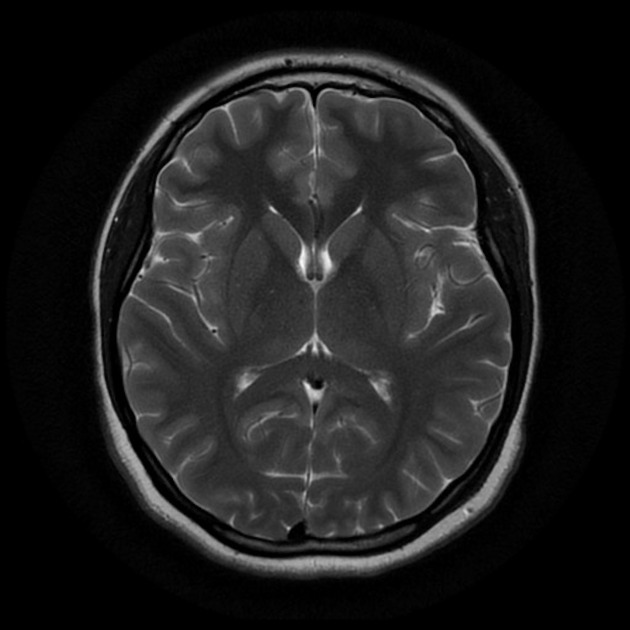
#> input picture dataset/normal/normal_1.jpeg, 630 x 630 px, found by its file name; its folder holds only this picture in this run
$ jupyter execute --allow-errors Percobaan-4.ipynb   (older library calls are emulated)
#> lines starting #> are read from the running program, lines starting #| are printed output that depends on the picture
#> further down, img is the input picture: shape (630, 630, 3); min 0, max 248, mean 29.7
# Pendeteksian dan Klasifikasi Tumor Otak Menggunakan Citra MRI
---

## Nama Anggota

- ##### SINDI SUTRISNO EKA : F1D02310026
- ##### KANDA RIFQI ALFAZ : F1D02310064
- ##### APTA MAHOGRA BHAMAKERTI : F1D022035
- ##### I MADE INDRA DWI PAYANA : F1D02310056
- ##### IDA BAGUS AMANTA PRADIPA KRISHNA : F1D02310059
---

# Project Overview

### Tujuan Proyek
Pada proyek ini, akan dilakukan eksperimen klasifikasi tumor otak berdasarkan citra MRI yang telah disiapkan sebelumnya. Tujuan utama dari proyek ini adalah sebagai berikut:

1. Menguji Kemampuan Implementasi PCD: Menguji kemampuan dalam mengimplementasikan teknik Pengolahan Citra  Digital (PCD) untuk melakukan deteksi dan klasifikasi tumor otak.

2. Pemilihan Preprocessing yang Tepat: Memilih dan menyesuaikan tahapan preprocessing yang paling sesuai dengan karakteristik data citra MRI yang digunakan.

3. Evaluasi Efektivitas Kombinasi Teknik: Mengevaluasi efektivitas dari berbagai kombinasi teknik preprocessing, ekstraksi fitur (feature extraction), dan model klasifikasi yang diterapkan.

### Metodologi dan Fokus Eksperimen
Fokus utama dalam proyek ini adalah pada ketepatan pemilihan teknik preprocessing dan proses ekstraksi fitur yang dilakukan. Hasil akurasi akhir bukanlah satu-satunya tolok ukur keberhasilan, melainkan pemahaman dalam analisis dan proses yang lebih diutamakan.

Eksperimen akan dilakukan melalui beberapa tahapan umum dalam Machine Learning, dengan penekanan pada:
1. Pemilihan Preprocessing: Tahapan preprocessing yang dipilih harus berdasarkan teknik-teknik yang telah dipelajari selama praktikum Modul 1 hingga 5.

2. Ekstraksi Fitur: Setelah preprocessing, akan dilakukan ekstraksi fitur dari citra.

3. Pembuatan Model Klasifikasi: Data hasil ekstraksi fitur akan digunakan untuk melatih model klasifikasi.

4. Eksperimen Berulang (Improvement): Untuk menguji pemahaman analisis, akan dilakukan eksperimen sebanyak tiga kali percobaan dengan notebook yang berbeda. Pada setiap percobaan, diharuskan melakukan improvement pada teknik preprocessing yang telah dibuat sebelumnya. Improvement dapat dilakukan dengan menyesuaikan jumlah atau jenis preprocessing pada setiap percobaan.
- Contoh Skenario Eksperimen: Jika total ada 5 teknik preprocessing (pre1, pre2, pre3, pre4, pre5), maka:
    - Percobaan Pertama: Menggunakan 2 preprocessing (misalnya, pre1, pre2).
    - Percobaan Kedua: Menggunakan 4 preprocessing (misalnya, pre1, pre2, pre3, pre4).
    - Percobaan Ketiga: Menggunakan 5 preprocessing (pre1, pre2, pre3, pre4, pre5).

5. Analisis Hasil: Dari setiap percobaan, akan dianalisis perbedaan akurasi yang dihasilkan oleh setiap model klasifikasi yang digunakan (misalnya, Random Forest, SVM, KNN).

Dengan demikian, proyek ini bertujuan untuk mengaplikasikan dan menganalisis berbagai teknik pengolahan citra digital dalam konteks medis, khususnya untuk pendeteksian tumor otak.

---

## Import Library

Blok kode di bawah ini bertujuan untuk mempersiapkan lingkungan Python guna menjalankan proyek Pengolahan Citra Digital (PCD) dan Machine Learning: pertama, `import os` untuk mengakses sistem file dan memuat dataset, serta `import cv2 as cv` (OpenCV) untuk membaca, mengubah ukuran, dan memproses citra; kemudian `import numpy as np` untuk komputasi numerik pada array citra dan `import pandas as pd` untuk manipulasi data tabular seperti metadata atau hasil ekstraksi fitur; selanjutnya `import matplotlib.pyplot as plt` dan `import seaborn as sns` untuk visualisasi dasar (menampilkan citra, grafik) dan grafik statistik yang lebih informatif; setelah itu, dari `sklearn.model_selection` diimpor `train_test_split` untuk memisahkan data latih dan uji, serta `cross_val_predict` untuk validasi silang, sementara dari `sklearn.metrics` diimpor `accuracy_score`, `classification_report`, `confusion_matrix`, `ConfusionMatrixDisplay`, `precision_score`, `recall_score`, dan `f1_score` untuk mengukur dan menampilkan performa model klasifikasi; model yang digunakan meliputi `RandomForestClassifier` (dari `sklearn.ensemble`), `SVC` (dari `sklearn.svm`), dan `KNeighborsClassifier` (dari `sklearn.neighbors`); terakhir, untuk ekstraksi fitur tekstur, `graycomatrix` dan `graycoprops` dari `skimage.feature` menghitung matriks ko-occurrence dan properti teksturnya, serta `entropy` dari `scipy.stats` menghitung nilai entropi sebagai fitur tambahan.```

[cell 1]
# Import library
import os
import cv2 as cv
import matplotlib.pyplot as plt
import numpy as np
import pandas as pd
from sklearn.model_selection import train_test_split, cross_val_predict
from sklearn.metrics import accuracy_score, classification_report
from skimage.feature import graycomatrix, graycoprops
from scipy.stats import entropy
from sklearn.ensemble import RandomForestClassifier
from sklearn.svm import SVC
from sklearn.neighbors import KNeighborsClassifier
from sklearn.metrics import accuracy_score, precision_score, recall_score, f1_score, confusion_matrix, classification_report
from sklearn.metrics import (confusion_matrix, ConfusionMatrixDisplay)
import seaborn as sns

## Data Loading

Setelah melakukan impor library yang dibutuhkan, tahapan selanjutnya adalah memuat dataset citra. Kode yang Anda gunakan dirancang untuk memproses dataset yang memiliki struktur folder tertentu.

##### Struktur Folder Dataset :
```
.
└── dataset/  <- (dataset_path)
    ├── normal/  <- (sub_folder, menjadi nilai untuk 'labels')
    │   ├── normal_1.jpg  <- (filename)
    │   ├── normal_2.jpg
    │   └── dst...
    └── tumor/
        ├── tumor_1.jpg
        ├── tumor_2.jpg
        └── dst...
```

Kode ini melakukan penelusuran (traversal) pada folder `dataset\` untuk menemukan setiap sub‐folder (misalnya `normal` dan `tumor`) dan di dalamnya mengambil semua file citra; setiap citra kemudian dibaca menggunakan OpenCV (`cv.imread`), dikonversi ke tipe data `uint8`, diubah menjadi skala abu‐abu (`cv.cvtColor(img, cv.COLOR_BGR2GRAY)`), dan di‐resize ke ukuran 256×256 piksel dengan fungsi `resize`; selanjutnya, citra yang telah diproses ditambahkan ke list `data`, labelnya (nama sub‐folder) ditambahkan ke list `labels`, dan nama file (dengan ekstensi) ditambahkan ke list `file_name`; setelah seluruh folder selesai diproses, list `data` dan `labels` diubah menjadi array NumPy sehingga siap digunakan untuk keperluan machine learning atau analisis lebih lanjut.

[cell 2]
data = []
labels = []
file_name = []
#> (the rest of this cell did not finish here and is left out)

## Data Understanding

### Analisis Distribusi Data dan Penampilan Sampel Citra

Bagian kode ini pertama-tama melakukan analisis distribusi data dengan mengubah daftar label menjadi objek Pandas Series untuk menghitung frekuensi kemunculan setiap label. Kemudian, distribusi ini divisualisasikan sebagai diagram batang menggunakan `seaborn.barplot` untuk menunjukkan jumlah citra per kelas.

Selanjutnya, kode menampilkan informasi tentang dataset, termasuk total jumlah citra, total jumlah label, dan jumlah kelas unik beserta detail jumlah citra untuk setiap kelas.

Kode kemudian mengambil sampel citra secara acak dari kelas 'normal' dan 'tumor' (masing-masing hingga 5 sampel, atau semua sampel jika jumlahnya kurang dari 5) dengan terlebih dahulu mencari indeks untuk setiap kelas, lalu memilih indeks secara acak menggunakan `numpy.random.choice`.

Akhirnya, sampel-sampel citra yang telah dipilih (yang sudah dalam format grayscale dan berukuran 256x256 dari variabel `data`) ditampilkan dalam satu figure menggunakan `matplotlib.pyplot.subplot`, lengkap dengan judul yang mencantumkan label dan nama file asli dari setiap citra sampel.

[cell 3]
# Mengubah list labels menjadi pandas Series untuk memudahkan penghitungan
label_series = pd.Series(labels)

# Menghitung jumlah kemunculan setiap label
label_counts = label_series.value_counts()

# Membuat diagram batang
plt.figure(figsize=(8, 6))
sns.barplot(x=label_counts.index, y=label_counts.values)
plt.title('Distribusi Jumlah Data per Label')
plt.xlabel('Label Kelas')
plt.ylabel('Jumlah Citra')
plt.show()

# Menampilkan jumlah data dan label secara keseluruhan
print(f"Total jumlah citra dalam dataset: {len(data)}")
print(f"Total jumlah label dalam dataset: {len(labels)}")
print(f"Jumlah kelas unik: {len(label_counts)}")
print("\nJumlah citra per kelas:")
print(label_counts)

# Mendapatkan indeks untuk kelas 'normal' dan 'tumor'
normal_indices = np.where(labels == 'normal')[0]
tumor_indices = np.where(labels == 'tumor')[0]

# Mengambil 5 sampel acak jika jumlahnya lebih dari 5, atau semua sampel jika kurang dari 5
num_samples_to_show = 5
if len(normal_indices) >= num_samples_to_show:
    sample_normal_indices = np.random.choice(normal_indices, num_samples_to_show, replace=False)
else:
    sample_normal_indices = normal_indices

if len(tumor_indices) >= num_samples_to_show:
    sample_tumor_indices = np.random.choice(tumor_indices, num_samples_to_show, replace=False)
else:
    sample_tumor_indices = tumor_indices

# Menggabungkan indeks sampel
sample_indices = np.concatenate((sample_normal_indices, sample_tumor_indices))

# Menampilkan citra sampel
plt.figure(figsize=(20, 10))
plt.suptitle('Sampel Citra dari Dataset (Grayscale 256x256)', fontsize=16)
for i, index in enumerate(sample_indices):
    plt.subplot(2, num_samples_to_show, i + 1)
    plt.imshow(data[index], cmap='gray') # Menampilkan citra grayscale
    plt.title(f"Label: {labels[index]}\nFile: {file_name[index]}")
    plt.axis('off')
plt.tight_layout(rect=[0, 0, 1, 0.96]) # Menyesuaikan layout agar supertitle tidak tumpang tindih
plt.show()

## Data Preparation

Tahap persiapan data, yang dilakukan setelah pemuatan data awal (dan augmentasi data jika diterapkan), bertujuan untuk memastikan bahwa seluruh data citra, baik yang asli maupun yang telah diaugmentasi, berada dalam format yang seragam dan siap untuk diolah lebih lanjut dengan berbagai teknik preprocessing spesifik. Pada titik ini, setiap citra telah dikonversi menjadi format grayscale untuk menyederhanakan analisis dengan menghilangkan informasi warna yang mungkin tidak relevan, serta ukurannya telah diseragamkan (dalam kode contoh menjadi 256x256 piksel) untuk

### Define Preprocessing Function

### Metode Resize

Fungsi `resize` digunakan untuk mengubah ukuran citra ke dimensi lebar (`width`) dan tinggi (`height`) yang diinginkan. Fungsi ini pertama-tama mendapatkan dimensi asli (`old_height`, `old_width`) dari `image` masukan menggunakan `image.shape[:2]`. Kemudian, ia membuat sebuah array NumPy baru bernama `resized` dengan dimensi target (`height`, `width`) dan tipe data yang sama dengan `image` asli, menangani kasus untuk citra berwarna (3 channel) maupun grayscale (1 channel). Rasio perubahan ukuran (`x_ratio`, `y_ratio`) dihitung untuk memetakan koordinat piksel dari citra baru ke citra asli. Dengan melakukan iterasi untuk setiap piksel (`x, y`) pada `resized`, koordinat piksel yang bersesuaian pada `image` asli (`x_ori`, `y_ori`) dihitung menggunakan interpolasi nearest-neighbor (pembulatan ke bilangan bulat terdekat) dan dipastikan tidak melebihi batas dimensi `image` asli menggunakan fungsi `min`. Akhirnya, nilai piksel dari `image[y_ori, x_ori]` disalin ke `resized[y, x]`, dan citra `resized` yang telah diubah ukurannya dikembalikan.

[cell 4]
def resize(image, width, height):
#> called with width = 256, height = 256
    old_height, old_width = image.shape[:2]

    if len(image.shape) == 3:
        resized = np.zeros((height, width, image.shape[2]), dtype=image.dtype)
    else:
        resized = np.zeros((height, width), dtype=image.dtype)

    x_ratio = old_width / width
    y_ratio = old_height / height

    for y in range(height):
        for x in range(width):

            x_ori = int(x * x_ratio)
            y_ori = int(y * y_ratio)

            x_ori = min(x_ori, old_width - 1)
            y_ori = min(y_ori, old_height - 1)

            if len(image.shape) == 3:
                resized[y, x] = image[y_ori, x_ori]
            else:
                resized[y, x] = image[y_ori, x_ori]
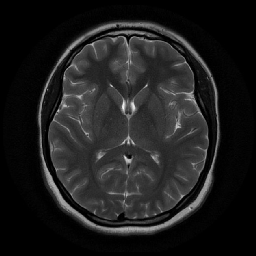
#> resized: shape (256, 256); min 0, max 248, mean 29.8

    return resized

### Metode Ekualisasi

Fungsi `ekualisasi` menerapkan teknik ekualisasi histogram pada citra grayscale masukan (`img`) untuk meningkatkan kontras. Pertama, fungsi mendapatkan dimensi `baris` dan `kolom` dari `img` dan membuat `canvas` kosong dengan ukuran yang sama. Kemudian, array `nk` (histogram) berukuran 256 diinisialisasi dengan nol untuk menghitung frekuensi setiap tingkat keabuan. Dengan melakukan iterasi pada setiap piksel `img[i,j]`, nilai piksel `val` digunakan untuk menambah count pada `nk[val]`. Setelah itu, `nk` dinormalisasi menjadi `pr` (probabilitas kemunculan setiap tingkat keabuan) dengan membaginya dengan total jumlah piksel. Array `sk` (histogram kumulatif) dihitung dengan mengakumulasikan nilai `pr`. Nilai `sk` kemudian diskalakan ke rentang 0-255 dan dibulatkan menjadi `sk_round` dengan tipe data `uint8`. Terakhir, setiap piksel `val` pada `img` dipetakan ke nilai baru pada `canvas` menggunakan `sk_round[val]`, dan `canvas` yang telah diekualisasi dikembalikan.

[cell 5]
def ekualisasi(img):
    baris, kolom = img.shape
    canvas = np.zeros_like(img)

    nk = np.zeros(256)

    for i in range(baris):
        for j in range (kolom):
            val = img[i,j]
            nk[val] += 1

    pr = nk / np.sum(nk)
    sk = np.zeros(256)

    for i in range(256):
        if i == 0:
            sk[i] = pr[i]
        else:
            sk[i] = sk[i-1] + pr[i]

    sk_round = np.round(sk * 255).astype(np.uint8)

    for i in range(baris):
        for j in range (kolom):
            val = img[i,j]
            canvas[i,j] = sk_round[val]

    return canvas

### Metode Konvolusi

Fungsi `convolusi` melakukan operasi konvolusi pada citra masukan `(image)` menggunakan kernel tertentu. Ukuran tinggi dan lebar citra (`h`, `w`) serta kernel (`kh`, `kw`) diambil terlebih dahulu, dan padding dihitung setengah ukuran kernel. Citra dipad dengan metode `'edge'` menggunakan `np.pad`, untuk menyalin nilai piksel tepi agar ukuran hasil tetap sama. Array `result` diinisialisasi sebagai array kosong bertipe `np.float32`. Fungsi mengiterasi setiap piksel citra, mengambil region lokal berukuran sama dengan kernel, lalu mengalikan elemen-wise antara region dan kernel. Hasilnya dijumlahkan dengan `np.sum(region * kernel)` dan disimpan di posisi piksel yang sesuai pada `result`. Fungsi mengembalikan nilai `result`

[cell 6]
def convolusi(image, kernel):
    h, w = image.shape
    kh, kw = kernel.shape
    pad_h, pad_w = kh // 2, kw // 2

    padded = np.pad(image, ((pad_h, pad_h), (pad_w, pad_w)), mode='edge')
    result = np.zeros_like(image, dtype=np.float32)

    for i in range(h):
        for j in range(w):
            region = padded[i:i+kh, j:j+kw]
            result[i, j] = np.sum(region * kernel)

    return result

### Metode Sobel

Fungsi `sobel` melakukan deteksi tepi pada citra masukan `(image)` menggunakan operator Sobel. Dua kernel Sobel yaitu `Kx` untuk mendeteksi tepi vertikal dan `Ky` untuk tepi horizontal. Masing-masing kernel diterapkan ke citra menggunakan fungsi `convolusi`. Hasil konvolusi terhadap `Kx` dan `Ky` disimpan dalam `Gx` dan `Gy`. Besarnya gradien tepi dihitung dengan rumus `√(Gx² + Gy²)` untuk memperoleh nilai `G`. Nilai `G` kemudian dikalikan 2.0 untuk meningkatkan kontras tepi. Nilai `G` diklip ke rentang 0–255 dan dikonversi ke `uint8`. Sebelum dikembalikan, nilai gradien dibalik `(255 - G)`.

[cell 7]
def sobel(image):
    Kx = np.array([
        [-2, 0, 2],
        [-4, 0, 4],
        [-2, 0, 2]
    ])
    Ky = np.array([
        [-2, -4, -2],
        [ 0,  0,  0],
        [ 2,  4,  2]
    ])

    Gx = convolusi(image, Kx)
    Gy = convolusi(image, Ky)

    G = np.sqrt(Gx**2 + Gy**2)
    G = G * 2.0
    G = np.clip(G, 0, 255)
    G = 255 - G.astype(np.uint8)
    return G

### Metode Sharpening

Fungsi `sharpening` melakukan penajaman citra `(image)` menggunakan kernel konvolusi 3x3. Kernel dirancang untuk memperkuat detail dan tepi objek dalam citra, dengan menekankan nilai tengah dan mengurangi kontribusi tetangganya. Citra diubah menjadi tipe `np.float32` untuk operasi pecahan. Ukuran citra disimpan dalam `height` dan `width`, lalu `result` diinisialisasi sebagai array kosong dengan ukuran yang sama. Fungsi mengiterasi setiap piksel (kecuali tepi), mengambil region 3x3 di sekitar piksel tersebut. Region dikalikan elemen-wise dengan kernel, kemudian dijumlahkan dan dibagi 2 untuk menghasilkan nilai piksel hasil penajaman. Nilai hasil kemudian diklip ke rentang 0–255 dan dikonversi kembali ke `uint8`. Fungsi mengembalikan `result`.

[cell 8]
def sharpening(image):
    kernel = np.array([
        [1/9,1/9,1/9],
        [1/9,8/9,1/9],
        [1/9,1/9,1/9]
    ])

    image = image.astype(np.float32)
    height, width = image.shape
    result = np.zeros((height, width), dtype=np.float32)

    for i in range(1, height-1):
        for j in range(1, width-1):
            region = image[i-1:i+2, j-1:j+2]
            result[i, j] = np.sum(region * kernel)/2

    result = np.clip(result, 0, 255).astype(np.uint8)

    return result

[cell 9]
# --- Data Loading (Modifikasi untuk memuat hingga 3 contoh citra) ---
data_dir = "dataset"
sample_images_original_gray_resized = [] # List untuk menyimpan hingga 3 citra asli
num_samples_to_load = 3
images_loaded_count = 0

folders_to_try = ["normal", "tumor"] # Folder yang akan dicoba untuk dimuat citranya
for sub_folder_name in folders_to_try:
    if images_loaded_count >= num_samples_to_load: # Hentikan jika sudah cukup sampel
        break
    sub_folder_path = os.path.join(data_dir, sub_folder_name)
    if os.path.exists(sub_folder_path) and os.listdir(sub_folder_path):
        # Ambil semua file gambar dari subfolder
        image_files = [f for f in os.listdir(sub_folder_path) if f.lower().endswith(('.png', '.jpg', '.jpeg', '.bmp', '.gif'))]
        for img_file in image_files:
            if images_loaded_count >= num_samples_to_load: # Hentikan jika sudah cukup sampel
                break
            img_path = os.path.join(sub_folder_path, img_file)
            img_original_bgr = cv.imread(img_path) # Baca citra dalam format BGR
            if img_original_bgr is not None:
                img_original_gray = cv.cvtColor(img_original_bgr, cv.COLOR_BGR2GRAY) # Konversi ke grayscale
                img_resized = resize(img_original_gray, 256, 256) # Resize citra
                sample_images_original_gray_resized.append(img_resized)
                images_loaded_count += 1
                print(f"Memuat contoh citra {images_loaded_count}: {img_path}")
            else:
                print(f"Gagal membaca citra: {img_path}")
    else:
        print(f"Folder {sub_folder_path} tidak ditemukan atau kosong.")

if not sample_images_original_gray_resized:
    print("Gagal memuat contoh citra. Pastikan path dataset benar dan ada citra di dalamnya.")
    # Buat citra dummy jika gagal memuat agar kode tetap berjalan untuk demonstrasi fungsi
    for _ in range(num_samples_to_load):
        dummy_img = np.random.randint(0, 256, (256, 256), dtype=np.uint8)
        sample_images_original_gray_resized.append(dummy_img)
    print(f"Menggunakan {len(sample_images_original_gray_resized)} citra dummy untuk demonstrasi.")


# --- Terapkan Preprocessing dan Tampilkan (3 sampel per metode) ---

# 0. Citra Asli (Grayscale dan Resized)
if sample_images_original_gray_resized: # Pastikan ada citra untuk diproses
    num_actual_samples = len(sample_images_original_gray_resized)
#> num_actual_samples = 1

    plt.figure(figsize=(5 * num_actual_samples, 5))
    plt.suptitle("0. Asli (Grayscale, Resized 256x256)", fontsize=16)
    for i, img in enumerate(sample_images_original_gray_resized):
        plt.subplot(1, num_actual_samples, i + 1)
        plt.imshow(img, cmap='gray', vmin=0, vmax=255)
        plt.title(f"Sampel {i+1}")
        plt.axis('off')
#> this loop made 1 pass
    plt.tight_layout(rect=[0, 0, 1, 0.95]) # Adjust layout to make space for suptitle
    plt.show()

    # 1. Ekualisasi
    processed_ekualisasi_list = []
    plt.figure(figsize=(5 * num_actual_samples, 5))
    plt.suptitle("1. Setelah Ekualisasi Histogram", fontsize=16)
    for i, original_img in enumerate(sample_images_original_gray_resized):
        img_ekualisasi = ekualisasi(original_img)
        processed_ekualisasi_list.append(img_ekualisasi)
        plt.subplot(1, num_actual_samples, i + 1)
        plt.imshow(img_ekualisasi, cmap='gray', vmin=0, vmax=255)
        plt.title(f"Sampel {i+1}")
        plt.axis('off')
#> this loop made 1 pass
#> (baris in ekualisasi, kolom in ekualisasi) on pass 1: (256, 256)
#> pass 1, `img_ekualisasi = ekualisasi(original_img)`:
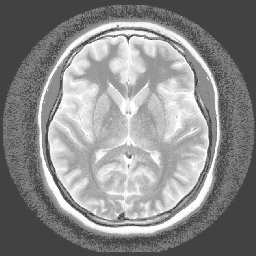
#> img_ekualisasi: shape (256, 256); min 66, max 255, mean 137.9
#> after the loop, processed_ekualisasi_list = 1 item
    plt.tight_layout(rect=[0, 0, 1, 0.95])
    plt.show()

    # 2. Sobel (diterapkan pada hasil ekualisasi)
    processed_sobel_list = []
    plt.figure(figsize=(5 * num_actual_samples, 5))
    plt.suptitle("2. Setelah Normalisasi (rentang 0-1)", fontsize=16)
    for i, img_so in enumerate(processed_ekualisasi_list): # Gunakan hasil dari tahap ekualisasi
        img_sobel = sobel(img_so)
        processed_sobel_list.append(img_sobel)
        plt.subplot(1, num_actual_samples, i + 1)
        plt.imshow(img_sobel, cmap='gray', vmin=0, vmax=1.0) # vmin/vmax untuk float [0,1]
        plt.title(f"Sampel {i+1}")
        plt.axis('off')
#> this loop made 1 pass
#> (Kx in sobel, Ky in sobel) on pass 1: ([[-2, 0, 2], [-4, 0, 4], [-2, 0, 2]], [[-2, -4, -2], [0, 0, 0], [2, 4, 2]])
#> pass 1, in convolusi, `padded = np.pad(image, ((pad_h, pad_h), (pad_w, pad_w)), mode='edge')`:
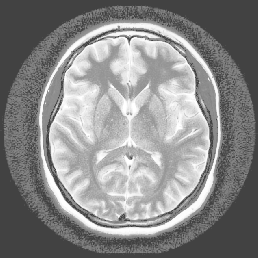
#> padded: shape (258, 258); min 66, max 255, mean 136.8
#> pass 1, in sobel, `Gx = convolusi(image, Kx)`:
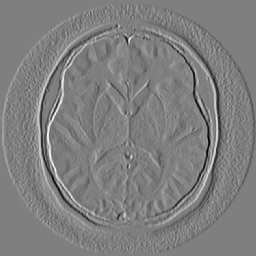
#> Gx: shape (256, 256) float32; min -1434, max 1440, mean 0; drawn with min black and max white
#> pass 1, in sobel, `Gy = convolusi(image, Ky)`:
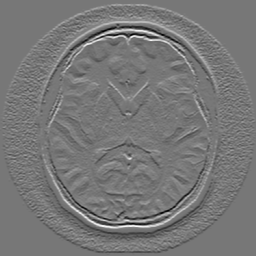
#> Gy: shape (256, 256) float32; min -1304, max 1478, mean 0; drawn with min black and max white
#> pass 1, in sobel, `G = np.sqrt(Gx**2 + Gy**2)`:
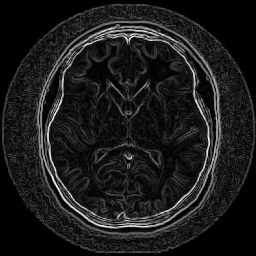
#> G: shape (256, 256) float32; min 0, max 1545.7, mean 167.3; drawn with min black and max white
#> after the loop, processed_sobel_list = 1 item
    plt.tight_layout(rect=[0, 0, 1, 0.95])
    plt.show()
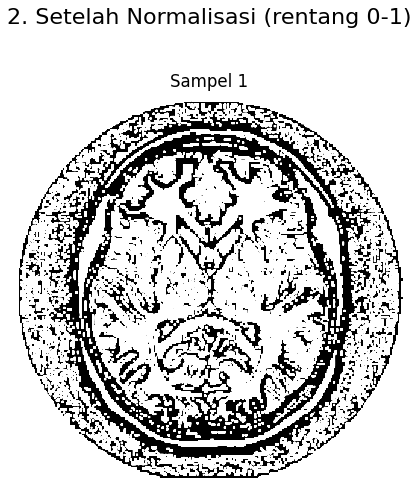
#> figure drawn by matplotlib, 1 panel

    # 3. sharpening (diterapkan pada hasil sobbel)
    processed_sharpening_list = []
    plt.figure(figsize=(5 * num_actual_samples, 5))
    plt.suptitle("4. Setelah Erosi (rentang 0-1)", fontsize=16)
    for i, img_sh in enumerate(processed_sobel_list): # Gunakan hasil dari tahap erosi
        img_sharpening = sharpening(img_sh)
        processed_sharpening_list.append(img_sharpening)
        plt.subplot(1, num_actual_samples, i + 1)
        plt.imshow(img_sharpening, cmap='gray', vmin=0, vmax=1.0) # vmin/vmax untuk float [0,1]
        plt.title(f"Sampel {i+1}")
        plt.axis('off')
#> this loop made 1 pass
#> after the loop, processed_sharpening_list = 1 item
#> (the rest of the program and of its run is left out)
